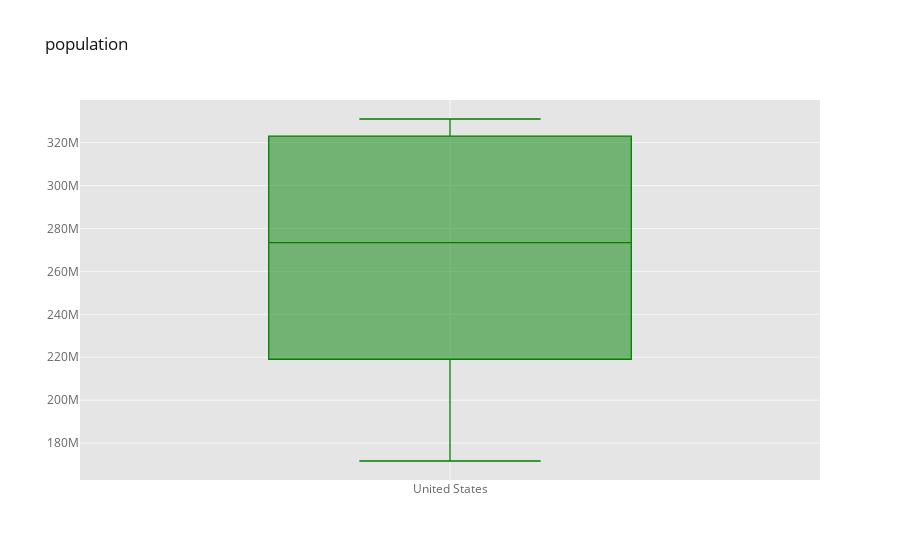

Here is the notebook cell this chart was saved with:
### Code cell
df_pivot_box.iplot(kind='box',
               color='green',
               title='population')

### Figure 1 — Plotly figure (JSON) as saved in the notebook; plotly's stock layout.template omitted (floating-point values rounded to 4 significant figures)
{"data": [{"boxpoints": false, "line": {"width": 1.3}, "marker": {"color": "rgba(0, 128, 0, 1.0)"}, "name": "United States", "orientation": "v", "type": "box", "y": [171685336, 186720571, 199733676, 209513341, 219081251, 229476354, 240499825, 252120309, 265163745, 281710909, 294993511, 309011475, 320878310, 323015995, 325084756, 327096265, 329064917, 331002651]}], "layout": {"legend": {"bgcolor": "#FFFFFF", "font": {"color": "#666666"}}, "paper_bgcolor": "#FFFFFF", "plot_bgcolor": "#E5E5E5", "title": {"font": {"color": "#151516"}, "text": "population"}, "xaxis": {"gridcolor": "#F6F6F6", "showgrid": true, "tickfont": {"color": "#666666"}, "title": {"font": {"color": "#666666"}, "text": ""}, "zerolinecolor": "#F6F6F6"}, "yaxis": {"gridcolor": "#F6F6F6", "showgrid": true, "tickfont": {"color": "#666666"}, "title": {"font": {"color": "#666666"}, "text": ""}, "zerolinecolor": "#F6F6F6"}}}
